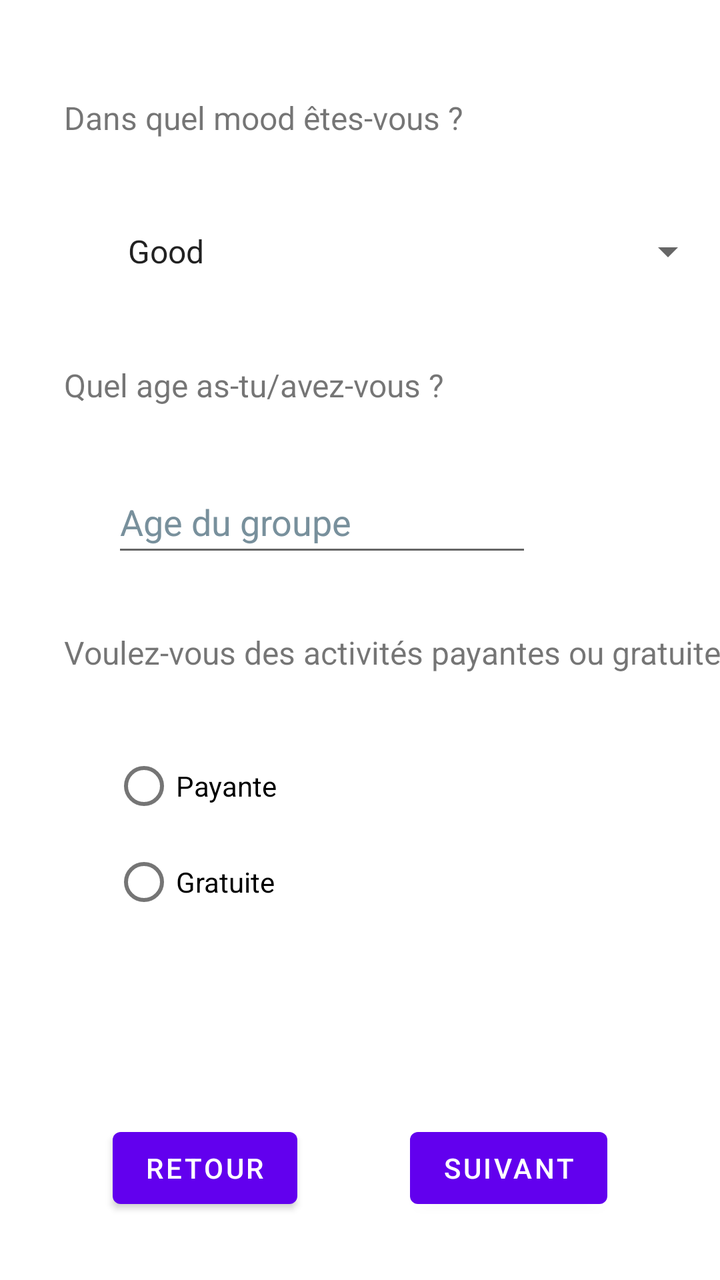
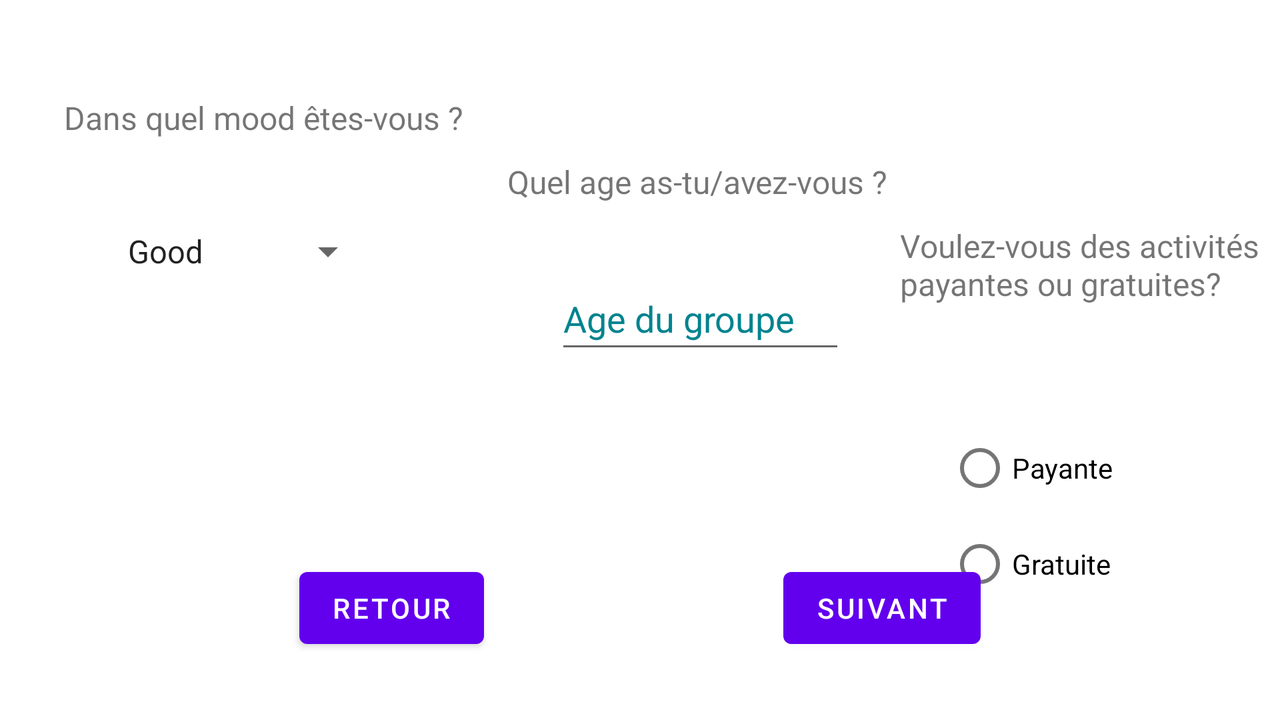

The same Android screen from two of the app's own layout files: first res/layout/ as a phone draws it, then the repository's variant for another configuration, drawn on a device whose configuration selects that folder. Both files follow.
<!-- AndroidManifest.xml: application theme Theme.QueFaire -->
<!-- res/layout/activity_questions_page3.xml -->
<?xml version="1.0" encoding="utf-8"?>
<androidx.constraintlayout.widget.ConstraintLayout xmlns:android="http://schemas.android.com/apk/res/android"
    xmlns:app="http://schemas.android.com/apk/res-auto"
    xmlns:tools="http://schemas.android.com/tools"
    android:layout_width="match_parent"
    android:layout_height="match_parent"
    tools:context=".questions_page3">

    <TextView
        android:id="@+id/questions6"
        android:layout_width="wrap_content"
        android:layout_height="wrap_content"
        android:layout_marginStart="32dp"
        android:layout_marginTop="48dp"
        android:text="@string/QDesc6"
        android:textSize="16sp"
        app:layout_constraintStart_toStartOf="parent"
        app:layout_constraintTop_toTopOf="parent" />

    <Spinner
        android:id="@+id/answer6"
        android:layout_width="302dp"
        android:layout_height="48dp"
        android:layout_marginStart="24dp"
        android:layout_marginTop="32dp"
        android:entries="@array/array_mood_answer"
        app:layout_constraintStart_toStartOf="@+id/questions6"
        app:layout_constraintTop_toBottomOf="@+id/questions6" />

    <TextView
        android:id="@+id/questions7"
        android:layout_width="wrap_content"
        android:layout_height="wrap_content"
        android:layout_marginTop="32dp"
        android:text="@string/QDesc7"
        android:textSize="16sp"
        app:layout_constraintStart_toStartOf="@+id/questions6"
        app:layout_constraintTop_toBottomOf="@+id/answer6" />

    <EditText
        android:id="@+id/answer7"
        android:layout_width="wrap_content"
        android:layout_height="wrap_content"
        android:layout_marginStart="24dp"
        android:layout_marginTop="32dp"
        android:ems="10"
        android:hint="@string/A7age"
        android:importantForAutofill="no"
        android:inputType="number"
        android:minHeight="48dp"
        android:textColorHint="#78909C"
        app:layout_constraintStart_toStartOf="@+id/questions7"
        app:layout_constraintTop_toBottomOf="@+id/questions7" />

    <Button
        android:id="@+id/backButtonPage3"
        android:layout_width="wrap_content"
        android:layout_height="wrap_content"
        android:layout_marginBottom="32dp"
        android:text="@string/ButtonBack3"
        app:layout_constraintBottom_toBottomOf="parent"
        app:layout_constraintEnd_toStartOf="@+id/NextButtonPage3"
        app:layout_constraintHorizontal_bias="0.5"
        app:layout_constraintStart_toStartOf="parent" />

    <Button
        android:id="@+id/NextButtonPage3"
        android:layout_width="wrap_content"
        android:layout_height="wrap_content"
        android:layout_marginBottom="32dp"
        android:text="@string/ButtonNext3"
        app:layout_constraintBottom_toBottomOf="parent"
        app:layout_constraintEnd_toEndOf="parent"
        app:layout_constraintHorizontal_bias="0.5"
        app:layout_constraintStart_toEndOf="@+id/backButtonPage3" />

    <TextView
        android:id="@+id/questions8"
        android:layout_width="wrap_content"
        android:layout_height="wrap_content"
        android:layout_marginTop="32dp"
        android:text="@string/QDesc8"
        android:textSize="16sp"
        app:layout_constraintStart_toStartOf="@+id/questions7"
        app:layout_constraintTop_toBottomOf="@+id/answer7" />

    <RadioGroup
        android:layout_width="174dp"
        android:layout_height="100dp"
        android:layout_marginStart="24dp"
        android:layout_marginTop="32dp"
        app:layout_constraintStart_toStartOf="@+id/questions8"
        app:layout_constraintTop_toBottomOf="@+id/questions8">

        <RadioButton
            android:id="@+id/answer8yes"
            android:layout_width="match_parent"
            android:layout_height="wrap_content"
            android:text="@string/A8yes" />

        <RadioButton
            android:id="@+id/answer8no"
            android:layout_width="match_parent"
            android:layout_height="wrap_content"
            android:text="@string/A8no" />
    </RadioGroup>

</androidx.constraintlayout.widget.ConstraintLayout>
<!-- resources referenced by this layout -->
<resources>
  <string-array name="array_mood_answer">
          <item>Good</item>
          <item>Sad</item>
          <item>Happy</item>
          <item>Nostalgic</item>
          <item>Energetic</item>
          <item>In love</item>
      </string-array>
  <string name="A7age">Age du groupe</string>
  <string name="A8no">Gratuite</string>
  <string name="A8yes">Payante</string>
  <string name="ButtonBack3">Retour</string>
  <string name="ButtonNext3">Suivant</string>
  <string name="QDesc6">Dans quel mood êtes-vous ?</string>
  <string name="QDesc7">Quel age as-tu/avez-vous ?</string>
  <string name="QDesc8">Voulez-vous des activités payantes ou gratuites?</string>
  <style name="Theme.QueFaire" parent="Theme.MaterialComponents.DayNight.DarkActionBar">
          
          <item name="colorPrimary">@color/purple_500</item>
          <item name="colorPrimaryVariant">@color/purple_700</item>
          <item name="colorOnPrimary">@color/white</item>
          
          <item name="colorSecondary">@color/teal_200</item>
          <item name="colorSecondaryVariant">@color/teal_700</item>
          <item name="colorOnSecondary">@color/black</item>
          
          <item name="android:statusBarColor" tools:targetApi="l">?attr/colorPrimaryVariant</item>
          
      </style>
</resources>
<!-- res/layout-land/activity_questions_page3.xml (the repository's variant of the layout above) -->
<!-- drawn on the phone turned sideways -->
<?xml version="1.0" encoding="utf-8"?>
<androidx.constraintlayout.widget.ConstraintLayout xmlns:android="http://schemas.android.com/apk/res/android"
    xmlns:app="http://schemas.android.com/apk/res-auto"
    xmlns:tools="http://schemas.android.com/tools"
    android:layout_width="match_parent"
    android:layout_height="match_parent"
    tools:context=".questions_page3">

    <TextView
        android:id="@+id/questions6"
        android:layout_width="wrap_content"
        android:layout_height="wrap_content"
        android:layout_marginStart="32dp"
        android:layout_marginTop="48dp"
        android:text="@string/QDesc6"
        android:textSize="16sp"
        app:layout_constraintStart_toStartOf="parent"
        app:layout_constraintTop_toTopOf="parent" />

    <Spinner
        android:id="@+id/answer6"
        android:layout_width="0dp"
        android:layout_height="48dp"
        android:layout_marginStart="24dp"
        android:layout_marginTop="32dp"
        android:entries="@array/array_mood_answer"
        app:layout_constraintStart_toStartOf="@+id/questions6"
        app:layout_constraintTop_toBottomOf="@+id/questions6" />

    <TextView
        android:id="@+id/questions7"
        android:layout_width="wrap_content"
        android:layout_height="wrap_content"
        android:layout_marginTop="32dp"
        android:text="@string/QDesc7"
        android:textSize="16sp"
        app:layout_constraintEnd_toEndOf="parent"
        app:layout_constraintHorizontal_bias="0.1"
        app:layout_constraintStart_toEndOf="@+id/questions6"
        app:layout_constraintTop_toTopOf="@+id/questions6" />

    <EditText
        android:id="@+id/answer7"
        android:layout_width="145dp"
        android:layout_height="48dp"
        android:layout_marginStart="24dp"
        android:layout_marginTop="32dp"
        android:ems="10"
        android:hint="@string/A7age"
        android:importantForAutofill="no"
        android:inputType="number"
        android:minHeight="48dp"
        android:textColorHint="#00838F"
        app:layout_constraintStart_toStartOf="@+id/questions7"
        app:layout_constraintTop_toBottomOf="@+id/questions7" />

    <Button
        android:id="@+id/backButtonPage3"
        android:layout_width="wrap_content"
        android:layout_height="wrap_content"
        android:layout_marginBottom="32dp"
        android:text="@string/ButtonBack3"
        app:layout_constraintBottom_toBottomOf="parent"
        app:layout_constraintEnd_toStartOf="@+id/NextButtonPage3"
        app:layout_constraintHorizontal_bias="0.5"
        app:layout_constraintStart_toStartOf="parent" />

    <Button
        android:id="@+id/NextButtonPage3"
        android:layout_width="wrap_content"
        android:layout_height="wrap_content"
        android:layout_marginBottom="32dp"
        android:text="@string/ButtonNext3"
        app:layout_constraintBottom_toBottomOf="parent"
        app:layout_constraintEnd_toEndOf="parent"
        app:layout_constraintHorizontal_bias="0.5"
        app:layout_constraintStart_toEndOf="@+id/backButtonPage3" />

    <TextView
        android:id="@+id/questions8"
        android:layout_width="184dp"
        android:layout_height="66dp"
        android:layout_marginTop="32dp"
        android:text="@string/QDesc8"
        android:textSize="16sp"
        app:layout_constraintEnd_toEndOf="parent"
        app:layout_constraintHorizontal_bias="0.5"
        app:layout_constraintStart_toEndOf="@+id/questions7"
        app:layout_constraintTop_toTopOf="@+id/questions7" />

    <RadioGroup
        android:layout_width="174dp"
        android:layout_height="100dp"
        android:layout_marginStart="24dp"
        android:layout_marginTop="32dp"
        app:layout_constraintStart_toStartOf="@+id/questions8"
        app:layout_constraintTop_toBottomOf="@+id/questions8">

        <RadioButton
            android:id="@+id/answer8yes"
            android:layout_width="match_parent"
            android:layout_height="wrap_content"
            android:text="@string/A8yes" />

        <RadioButton
            android:id="@+id/answer8no"
            android:layout_width="match_parent"
            android:layout_height="wrap_content"
            android:text="@string/A8no" />
    </RadioGroup>

</androidx.constraintlayout.widget.ConstraintLayout>
